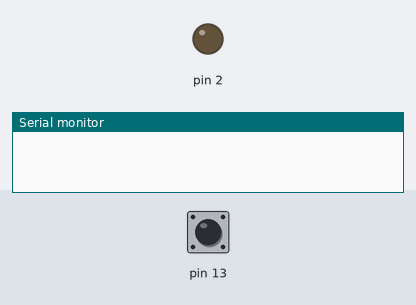
Bench run of a sketch on a simulated Arduino Uno, built with avr-gcc and run on an emulated ATmega328P. Shown: output pins drawn as LEDs (lit = HIGH), the last lines printed to the serial monitor. Inputs (shaded band) come from the test bench; at power-on: pin 13 HIGH.

Above: at 1.2 s.
1.3 s: pin 13 pulled LOW for 0.15 s
At 1.5 s:
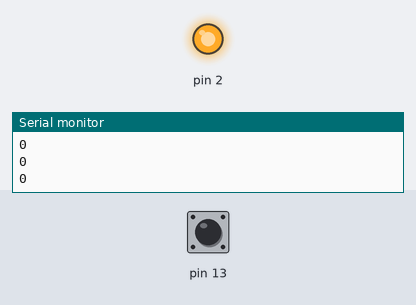
3.2 s: pin 13 pulled LOW for 3.2 s
At 7.4 s:
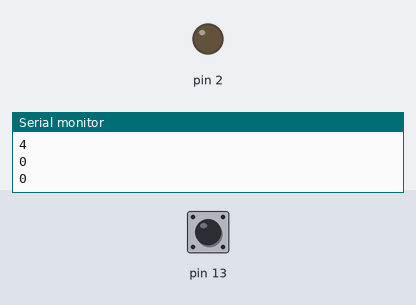
Timing chart, 0 to 8.9 s (numbered marks = the images above; inputs shaded):
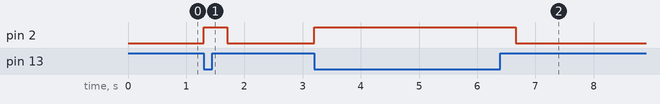

The sketch:

button_game.ino
```cpp
int check=0;
int flag=0;
int i;
int duration=0;
int starttime;

void setup() {
  // put your setup code here, to run once:
  Serial.begin(9600);
  pinMode(13,INPUT_PULLUP);
  pinMode(2,OUTPUT);

}

void loop() {
  // put your main code here, to run repeatedly:
  check=digitalRead(13);
  if(check==0)
  {
    starttime=millis();
    digitalWrite(2,HIGH);
    Serial.println(check);
    flag=1;

    }
  else if(check==1&&flag==1){

      duration=millis()-starttime;
      Serial.println(duration);
      duration=duration/1000;
      Serial.println(duration);
      for(i=0;i<=duration;i+=1){
        digitalWrite(2,HIGH);
        delay(250);
        digitalWrite(2,LOW);
        delay(250);

        Serial.println(duration);
        }


      flag=0;
      duration=0;

    }
  else{
    digitalWrite(2,LOW);

  }


}
```

Measured:
- after the input at 1.3 s, pin 2: LOW → HIGH at once, → LOW 0.41 s later
- after the input at 3.2 s, pin 2: LOW → HIGH at once, → LOW 3.5 s later
